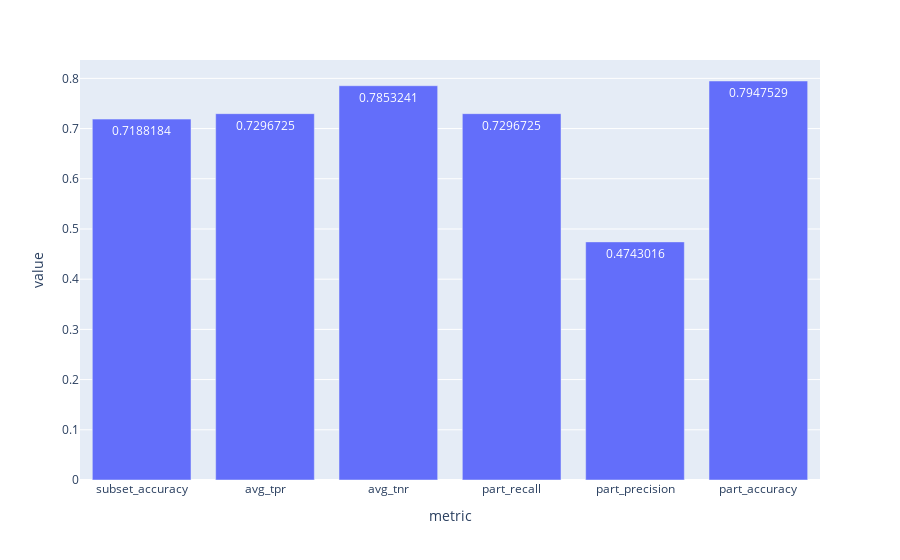

The cell this chart's notebook holds for it:
### Code cell
fig = px.bar(evalData, x = 'metric', y = 'value', text_auto=True)
fig

### Figure 1 — Plotly figure (JSON) as saved in the notebook; plotly's stock layout.template omitted (floating-point values rounded to 4 significant figures)
{"data": [{"alignmentgroup": "True", "hovertemplate": "metric=%{x}<br>value=%{y}<extra></extra>", "legendgroup": "", "marker": {"color": "#636efa", "pattern": {"shape": ""}}, "name": "", "offsetgroup": "", "orientation": "v", "showlegend": false, "textposition": "auto", "texttemplate": "%{y}", "type": "bar", "x": ["subset_accuracy", "avg_tpr", "avg_tnr", "part_recall", "part_precision", "part_accuracy"], "xaxis": "x", "y": [0.7188, 0.7297, 0.7853, 0.7297, 0.4743, 0.7948], "yaxis": "y"}], "layout": {"barmode": "relative", "legend": {"tracegroupgap": 0}, "margin": {"t": 60}, "xaxis": {"anchor": "y", "domain": [0, 1], "title": {"text": "metric"}}, "yaxis": {"anchor": "x", "domain": [0, 1], "title": {"text": "value"}}}}
